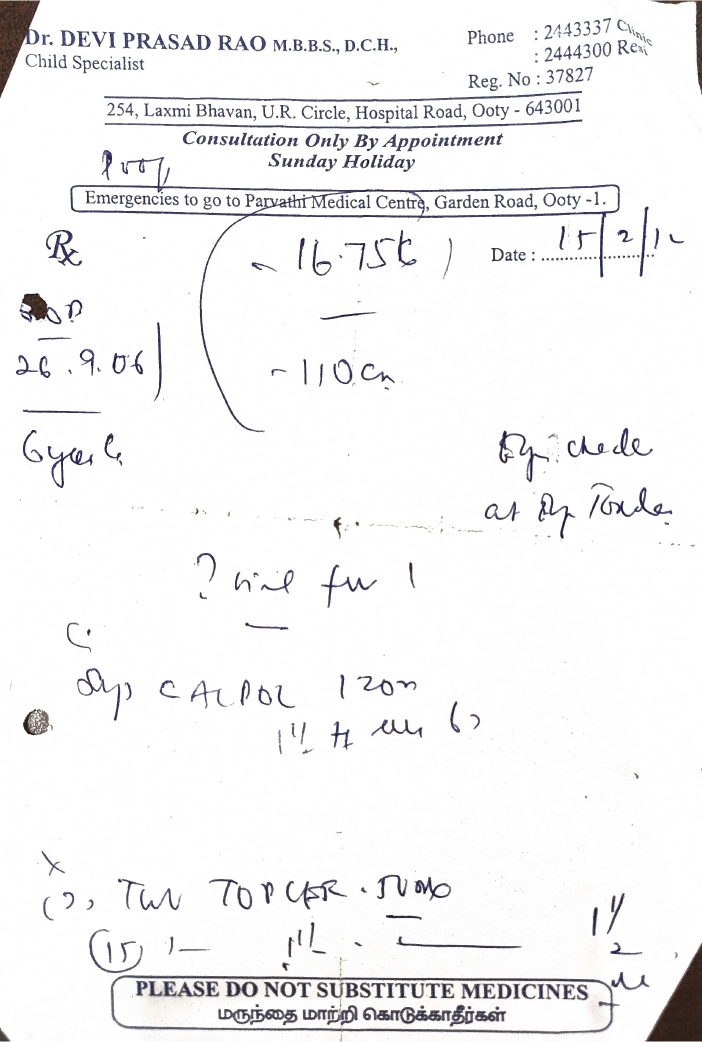
#> input picture input/prescription.jpg, 1403 x 2084 px (shown at 1/2 size)
$ python -i image_ops.py   (imports and definitions only)
#> lines starting #> are read from the running program, lines starting #| are printed output that depends on the picture; after the words box and inside, x2 and y2 are one past the last pixel; in counts of white or black regions, pixels touching at a corner belong together
#> further down, picture is the input picture: PIL image 1403x2084 RGB; mean R, G, B 243.8, 243.5, 244.4
"""Pure PIL/numpy image helpers (no torch import, so they are easy to test)."""
from __future__ import annotations

from io import BytesIO

import numpy as np
from PIL import Image, ImageOps

# Canvas every word image is fitted onto. 96x256 keeps thin pen strokes readable
# (the old 64x160 canvas squeezed them into a few pixels).
TARGET_HEIGHT = 96
TARGET_WIDTH = 256


def decode_image(image_bytes) -> Image.Image:
    """Decode PNG/JPEG bytes coming out of the Lance table into a PIL image."""
    if isinstance(image_bytes, memoryview):
        image_bytes = image_bytes.tobytes()
    elif not isinstance(image_bytes, (bytes, bytearray)):
        image_bytes = bytes(image_bytes)
    with Image.open(BytesIO(image_bytes)) as image:
        image.load()
        return image.copy()


def to_gray(image: Image.Image) -> Image.Image:
    """Convert to 8-bit grayscale. Transparent pixels become WHITE (not black)."""
    if image.mode in ("RGBA", "LA") or (image.mode == "P" and "transparency" in image.info):
        rgba = image.convert("RGBA")
        background = Image.new("RGBA", rgba.size, (255, 255, 255, 255))
        background.alpha_composite(rgba)
        image = background
    return image.convert("L")


def tight_crop(gray: Image.Image, margin: float = 0.10, ink_threshold: int = 200) -> Image.Image:
    """Crop to the handwriting's bounding box and stretch contrast.

    Handwriting crops come with very different amounts of empty paper around the
    word. Removing it makes every image show the word at a comparable scale, which
    is one of the biggest single accuracy wins for this kind of dataset.
    Falls back to the (contrast-stretched) full image if no ink is found.
    """
#> called with margin = 0.1, ink_threshold = 200
    stretched = ImageOps.autocontrast(gray.convert("L"), cutoff=1)
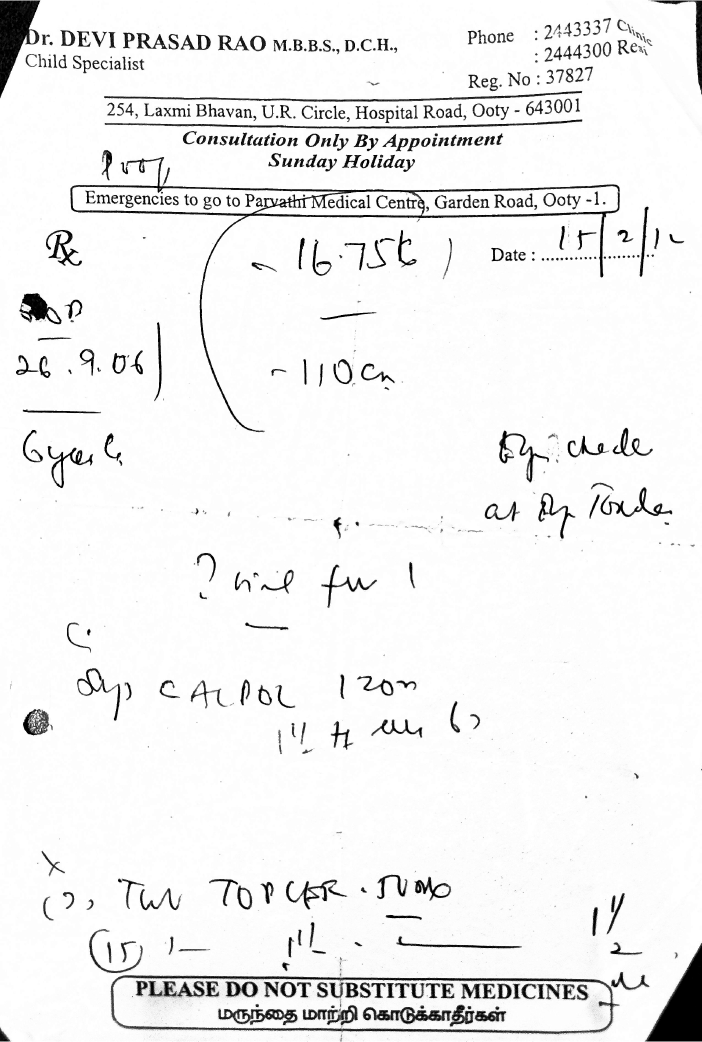
#> stretched: PIL image 1403x2084 L (shown at 1/2 size); min 0, max 255, mean 240.6
    ink = np.asarray(stretched) < ink_threshold
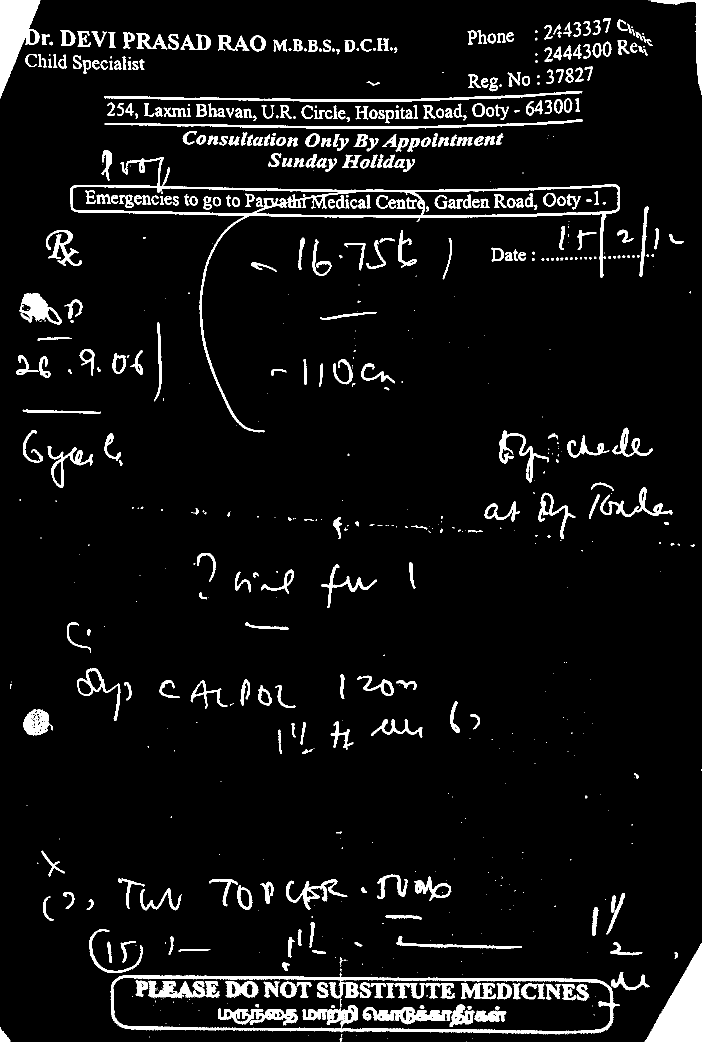
#> ink: shape (2084, 1403) bool (shown at 1/2 size); 6.3% white; 772 white regions (348 under 20 px), largest, box (x1, y1, x2, y2) and area: (140, 314, 1240, 865) 15922, (221, 1950, 1240, 2070) 12202, (1289, 1886, 1403, 2083) 11131
    rows = np.flatnonzero(ink.sum(axis=1) >= 2)  # >=2 ignores single speckles
#> rows = 1845 values from 1 to 2082
    cols = np.flatnonzero(ink.sum(axis=0) >= 2)
#> cols = 1403 values from 0 to 1402
    if rows.size == 0 or cols.size == 0:
        return stretched
    top, bottom = int(rows[0]), int(rows[-1]) + 1
#> top = 1; bottom = 2083
    left, right = int(cols[0]), int(cols[-1]) + 1
#> left = 0; right = 1403
    pad = max(2, int(round(margin * (bottom - top))))
#> pad = 208
    left = max(0, left - pad)
    top = max(0, top - pad)
#> top = 0
    right = min(stretched.width, right + pad)
    bottom = min(stretched.height, bottom + pad)
#> bottom = 2084
    return stretched.crop((left, top, right, bottom))


def letterbox(
    image: Image.Image,
    size: tuple[int, int] = (TARGET_WIDTH, TARGET_HEIGHT),
    margin: float = 0.05,
) -> Image.Image:
    """Resize keeping aspect ratio and centre on a white canvas (mode 'L').

    A small margin is kept so that augmentation (shift/rotate/scale) does not
    push strokes off the edge of the canvas.
    """
#> called with size = (256, 96), margin = 0.05
    target_w, target_h = size
#> target_w = 256; target_h = 96
    image = image.convert("L")
    avail_w = target_w * (1 - 2 * margin)
#> avail_w = 230.4
    avail_h = target_h * (1 - 2 * margin)
#> avail_h = 86.4
    scale = min(avail_w / image.width, avail_h / image.height)
#> scale = 0.0415
    new_w = max(1, round(image.width * scale))
#> new_w = 58
    new_h = max(1, round(image.height * scale))
#> new_h = 86
    resized = image.resize((new_w, new_h), Image.Resampling.LANCZOS)
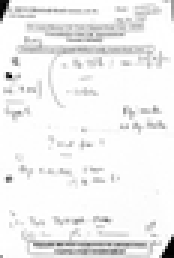
#> resized: PIL image 58x86 L (shown 3 times larger); min 0, max 255, mean 240
    canvas = Image.new("L", (target_w, target_h), 255)
#> canvas: PIL image 256x96 L; every value is 255
    canvas.paste(resized, ((target_w - new_w) // 2, (target_h - new_h) // 2))
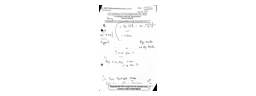
#> canvas: PIL image 256x96 L; min 0, max 255, mean 252
    return canvas


def prepare_word(image: Image.Image) -> Image.Image:
    """Decode-independent 'clean word' step used for train, eval and inference."""
    return tight_crop(to_gray(image))


def prepare_canvas(image: Image.Image, size: tuple[int, int] = (TARGET_WIDTH, TARGET_HEIGHT)) -> Image.Image:
    """Full deterministic preprocessing: gray -> tight crop -> letterbox."""
    return letterbox(prepare_word(image), size)

>>> from PIL import Image
>>> picture = Image.open('../input/prescription.jpg')
>>> result = prepare_canvas(picture)
